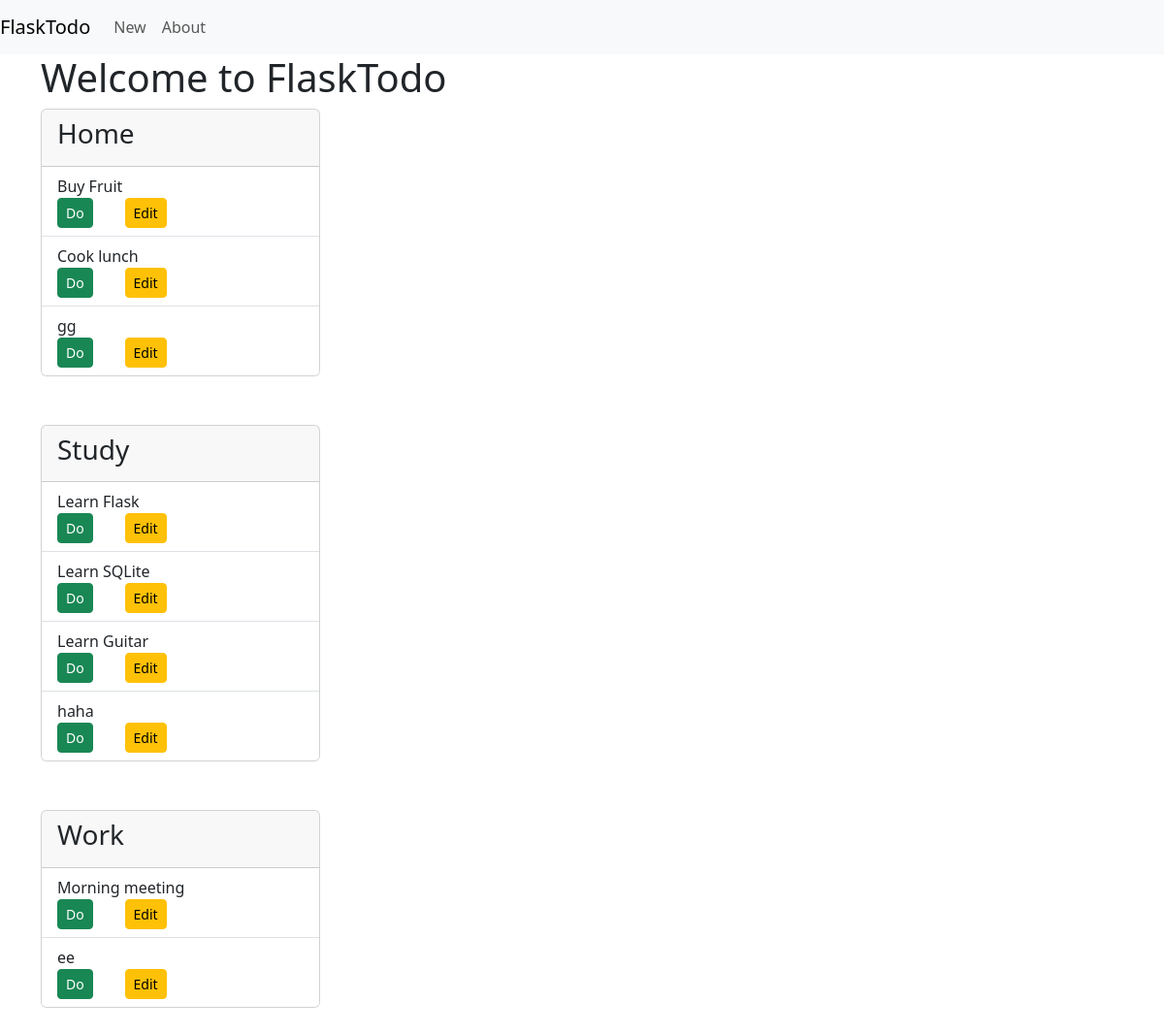
The page /index on the database as committed earlier.
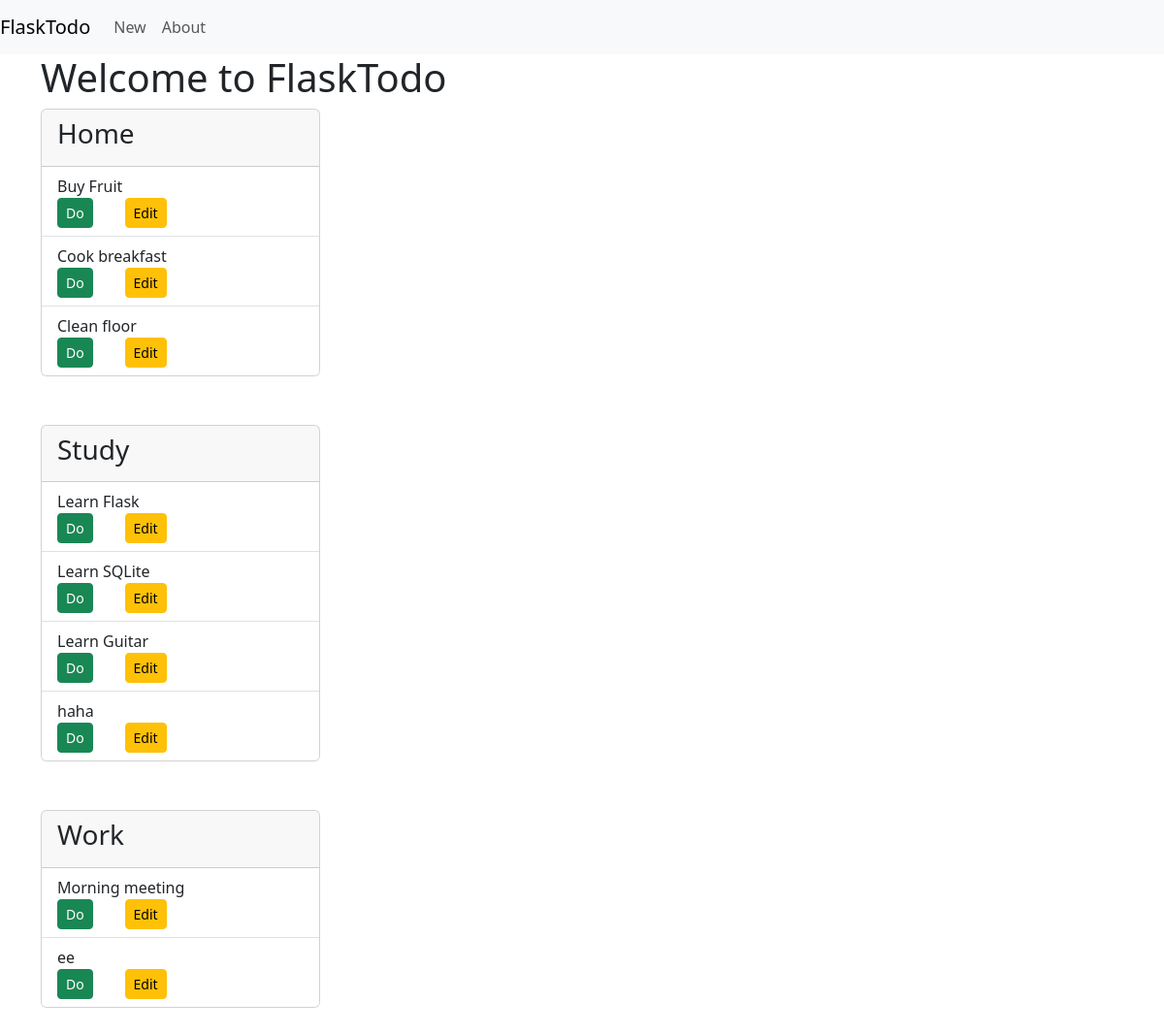
The same page on the database as committed later.
### tables this page shows
CREATE TABLE items (
    id INTEGER PRIMARY KEY AUTOINCREMENT,
    list_id INTEGER NOT NULL,
    created TIMESTAMP NOT NULL DEFAULT CURRENT_TIMESTAMP,
    content TEXT NOT NULL,
    done INTEGER NOT NULL DEFAULT 0,
    FOREIGN KEY (list_id) REFERENCES lists (id)
);

CREATE TABLE lists (
    id INTEGER PRIMARY KEY AUTOINCREMENT,
    created TIMESTAMP NOT NULL DEFAULT CURRENT_TIMESTAMP,
    title TEXT NOT NULL
);

### app.py (the view)
@app.route('/')
@app.route('/index')
def index():
    conn = get_db_connection()
    todos = conn.execute(
        'SELECT i.id, i.done, i.content, l.title FROM items i JOIN lists l ON i.list_id = l.id ORDER BY l.title;'
    ).fetchall()
    lists = {}
    for key, group in groupby(todos, key=lambda row: row['title']):
        lists[key] = list(group)
    conn.close()
    return render_template('index.html', lists=lists)

### app.py (called while the page is built)
def get_db_connection():
    conn = sqlite3.connect('database.db')
    conn.row_factory = sqlite3.Row
    return conn

### templates/index.html
{% extends 'base.html' %}
{% block content %}
    <h1>{% block title %} Welcome to FlaskTodo {% endblock %}</h1>
    {% for list, items in lists.items() %}
        <div class="card" style="width: 18rem; margin-bottom: 50px;">
            <div class="card-header">
                <h3>{{ list }}</h3>
            </div>
            <ul class="list-group list-group-flush">
                {% for item in items %}
                    <li class="list-group-item" {% if item['done'] %}style="text-decoration: line-through;"{% endif %}>
                        {{ item['content'] }}
                        {% if not item['done'] %}
                            {% set URL = 'do' %}
                            {% set BUTTON = 'Do' %}
                        {% else %}
                            {% set URL = 'undo' %}
                            {% set BUTTON = 'Undo' %}
                        {% endif %}
                    <div class="row">
                        <div class="col-12 col-md-3">
                            <form action="{{ url_for(URL, id=item['id']) }}" method="post">
                                <input type="submit" value="{{ BUTTON }}" class="btn btn-success btn-sm">
                            </form>
                        </div>
                        <div class="col-md-3 col-12">
                            <a href="{{ url_for('edit', id = item['id']) }}" class="btn btn-warning btn-sm">
                                Edit
                            </a>
                        </div>
                    </div>
                    </li>
                {% endfor %}
            </ul>
        </div>
    {% endfor %}
{% endblock %}

### templates/base.html (shortened to what this page needs)
{% from 'bootstrap5/utils.html' import render_messages %}
<!doctype html>
<html lang="en">
    <head>
        {% block head %}
        {% block styles %}
            {{ bootstrap.load_css() }}
        {% endblock %}
        {% endblock %}
    </head>
    <body>
        <nav class="navbar navbar-expand-md navbar-light bg-light">
            <a class="navbar-brand" href="{{ url_for('index')}}">FlaskTodo</a>
            <div class="collapse navbar-collapse" id="navbarNav">
                <ul class="navbar-nav">
                    <li class="nav-item active">
                        <a class="nav-link" href="{{ url_for('create') }}">New</a>
                    </li>
                    <li class="nav-item active">
                    <a class="nav-link" href="#">About</a>
                </li>
                </ul>
            </div>
        </nav>
        <div class="container">
            {% block content %} {% endblock %}
        </div>
    </body>
</html>

Rows that differ between the two databases and show on the page:
changed items: content "Cook lunch" → "Cook breakfast"
changed items: content "gg" → "Clean floor"
